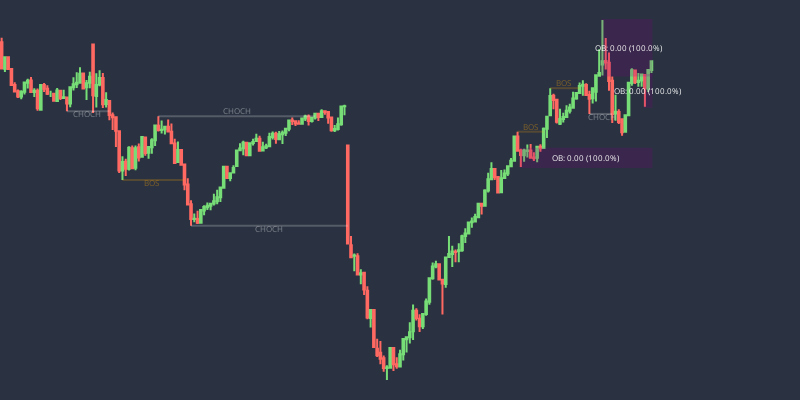

Notebook cell for this chart:
### Code cell
fig = create_smc_plot(df_5t, rangebreak_5t, dvalue= 5)
fig.show()

### Figure 1 — Plotly figure (JSON) as saved in the notebook; plotly's stock layout.template omitted (floating-point values rounded to 4 significant figures; data arrays with more than 128 entries replaced by an {"elided": "..."} marker saying what was removed)
{"data": [{"close": {"elided": "200 float values"}, "decreasing": {"line": {"color": "#ff6962"}}, "high": {"elided": "200 float values"}, "increasing": {"line": {"color": "#77dd76"}}, "low": {"elided": "200 float values"}, "open": {"elided": "200 float values"}, "type": "candlestick", "x": {"elided": "200 str values"}}, {"line": {"color": "rgba(255, 255, 255, 0.2)"}, "mode": "lines", "type": "scatter", "x": ["2024-09-10T02:20:00", "2024-09-10T20:55:00"], "y": [40730.0, 40730.0]}, {"mode": "text", "text": "CHOCH", "textfont": {"color": "rgba(255, 255, 255, 0.4)", "size": 8}, "textposition": "bottom center", "type": "scatter", "x": ["2024-09-10T02:50:00"], "y": [40730.0]}, {"line": {"color": "rgba(255, 165, 0, 0.2)"}, "mode": "lines", "type": "scatter", "x": ["2024-09-10T21:15:00", "2024-09-10T22:50:00"], "y": [40540.0, 40540.0]}, {"mode": "text", "text": "BOS", "textfont": {"color": "rgba(255, 165, 0, 0.4)", "size": 8}, "textposition": "bottom center", "type": "scatter", "x": ["2024-09-10T22:00:00"], "y": [40540.0]}, {"line": {"color": "rgba(255, 255, 255, 0.2)"}, "mode": "lines", "type": "scatter", "x": ["2024-09-10T22:10:00", "2024-09-11T02:10:00"], "y": [40720.0, 40720.0]}, {"mode": "text", "text": "CHOCH", "textfont": {"color": "rgba(255, 255, 255, 0.4)", "size": 8}, "textposition": "top center", "type": "scatter", "x": ["2024-09-11T00:10:00"], "y": [40720.0]}, {"line": {"color": "rgba(255, 255, 255, 0.2)"}, "mode": "lines", "type": "scatter", "x": ["2024-09-10T23:00:00", "2024-09-11T20:30:00"], "y": [40420.0, 40420.0]}, {"mode": "text", "text": "CHOCH", "textfont": {"color": "rgba(255, 255, 255, 0.4)", "size": 8}, "textposition": "bottom center", "type": "scatter", "x": ["2024-09-11T01:00:00"], "y": [40420.0]}, {"line": {"color": "rgba(255, 165, 0, 0.2)"}, "mode": "lines", "type": "scatter", "x": ["2024-09-12T00:50:00", "2024-09-12T01:30:00"], "y": [40680.0, 40680.0]}, {"mode": "text", "text": "BOS", "textfont": {"color": "rgba(255, 165, 0, 0.4)", "size": 8}, "textposition": "top center", "type": "scatter", "x": ["2024-09-12T01:10:00"], "y": [40680.0]}, {"line": {"color": "rgba(255, 165, 0, 0.2)"}, "mode": "lines", "type": "scatter", "x": ["2024-09-12T01:40:00", "2024-09-12T02:25:00"], "y": [40800.0, 40800.0]}, {"mode": "text", "text": "BOS", "textfont": {"color": "rgba(255, 165, 0, 0.4)", "size": 8}, "textposition": "top center", "type": "scatter", "x": ["2024-09-12T02:00:00"], "y": [40800.0]}, {"line": {"color": "rgba(255, 255, 255, 0.2)"}, "mode": "lines", "type": "scatter", "x": ["2024-09-12T02:40:00", "2024-09-12T20:45:00"], "y": [40730.0, 40730.0]}, {"mode": "text", "text": "CHOCH", "textfont": {"color": "rgba(255, 255, 255, 0.4)", "size": 8}, "textposition": "bottom center", "type": "scatter", "x": ["2024-09-12T20:30:00"], "y": [40730.0]}], "layout": {"annotations": [{"align": "center", "font": {"color": "rgba(250, 250, 250, 1)", "size": 8}, "showarrow": false, "text": "OB: 0.00 (100.0%)", "x": "2024-09-12T02:35:00", "xref": "x", "y": 40600.0, "yref": "y"}, {"align": "center", "font": {"color": "rgba(250, 250, 250, 1)", "size": 8}, "showarrow": false, "text": "OB: 0.00 (100.0%)", "x": "2024-09-12T21:40:00", "xref": "x", "y": 40790.0, "yref": "y"}, {"align": "center", "font": {"color": "rgba(250, 250, 250, 1)", "size": 8}, "showarrow": false, "text": "OB: 0.00 (100.0%)", "x": "2024-09-12T21:10:00", "xref": "x", "y": 40910.0, "yref": "y"}], "font": {"color": "white"}, "height": 400, "margin": {"b": 0, "l": 0, "pad": 50, "r": 50, "t": 0}, "paper_bgcolor": "rgba(34, 42, 58, 0.8)", "plot_bgcolor": "rgba(34, 42, 58, 0.8)", "shapes": [{"fillcolor": "Purple", "legendgroup": "bullish ob", "line": {"color": "Purple"}, "name": "Bullish OB", "opacity": 0.2, "showlegend": true, "type": "rect", "x0": "2024-09-12T00:55:00", "x1": "2024-09-12T21:45:00", "y0": 40580.0, "y1": 40630.0}, {"fillcolor": "Purple", "legendgroup": "bullish ob", "line": {"color": "Purple"}, "name": "Bullish OB", "opacity": 0.2, "showlegend": true, "type": "rect", "x0": "2024-09-12T21:35:00", "x1": "2024-09-12T21:45:00", "y0": 40750.0, "y1": 40830.0}, {"fillcolor": "Purple", "legendgroup": "bearish ob", "line": {"color": "Purple"}, "name": "Bearish OB", "opacity": 0.2, "showlegend": true, "type": "rect", "x0": "2024-09-12T20:30:00", "x1": "2024-09-12T21:45:00", "y0": 40830.0, "y1": 40980.0}], "showlegend": false, "width": 800, "xaxis": {"rangebreaks": [{"dvalue": 300000, "values": {"elided": "630 str values"}}], "rangeslider": {"visible": false}, "showgrid": false, "showline": false, "showticklabels": false, "visible": true, "zeroline": false}, "yaxis": {"showticklabels": false, "visible": false}}}
